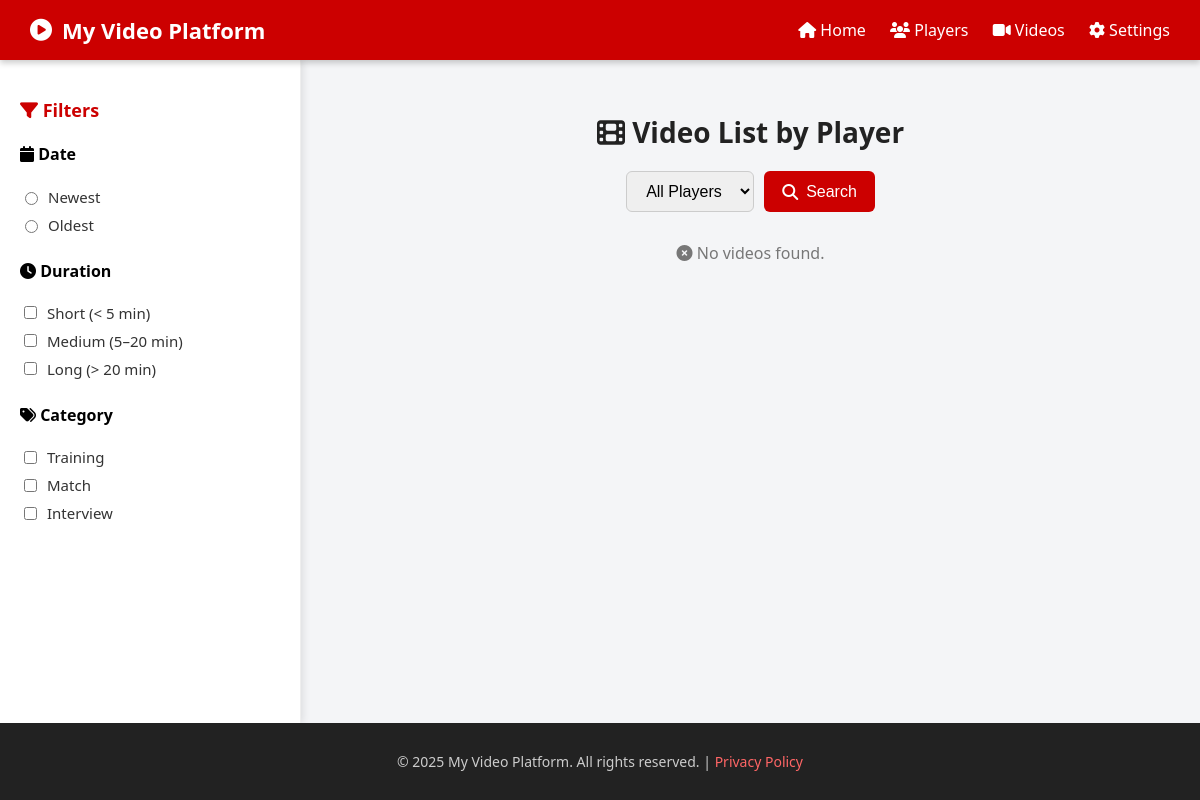
Page /videos/ on the earlier database version.
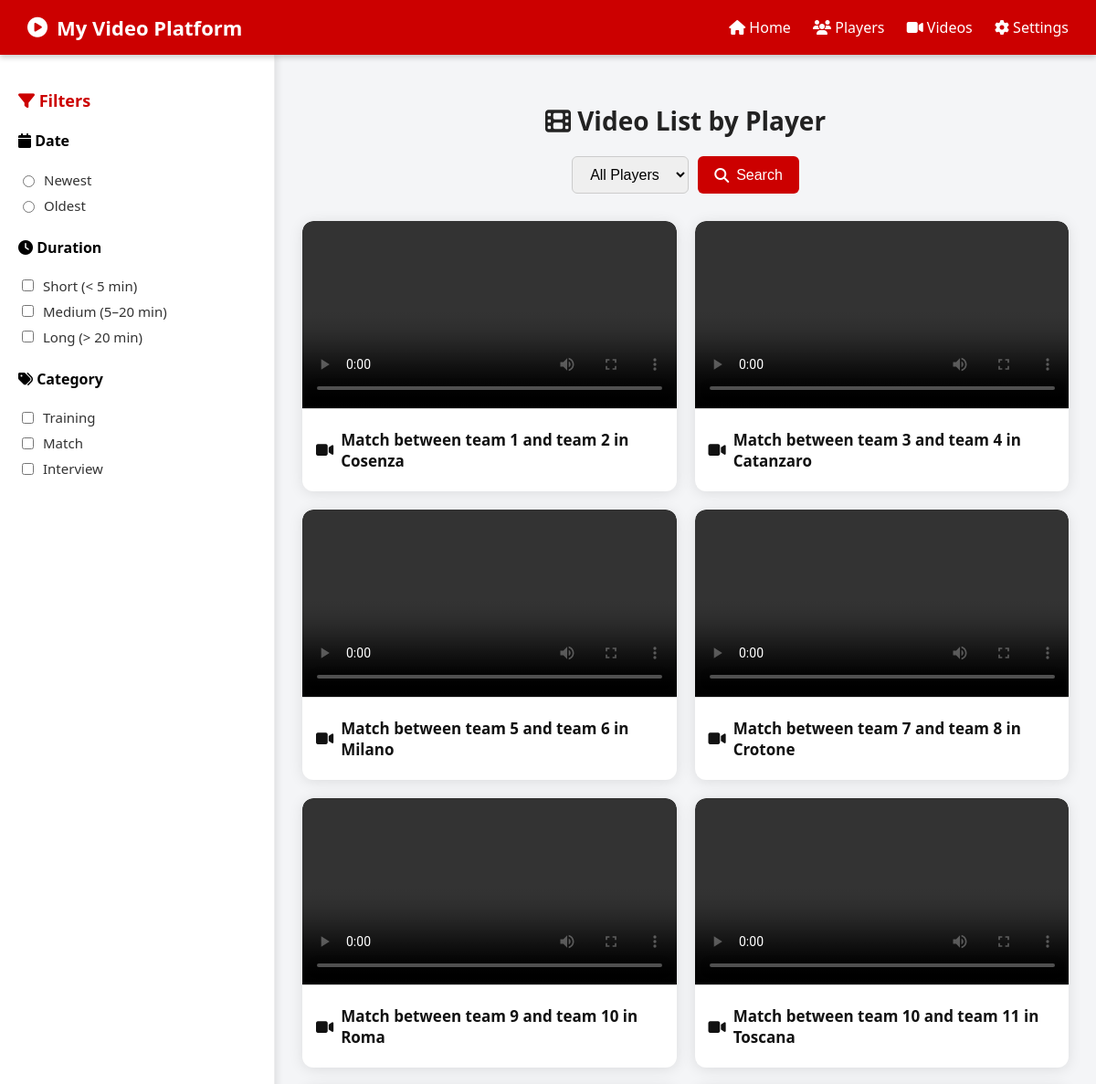
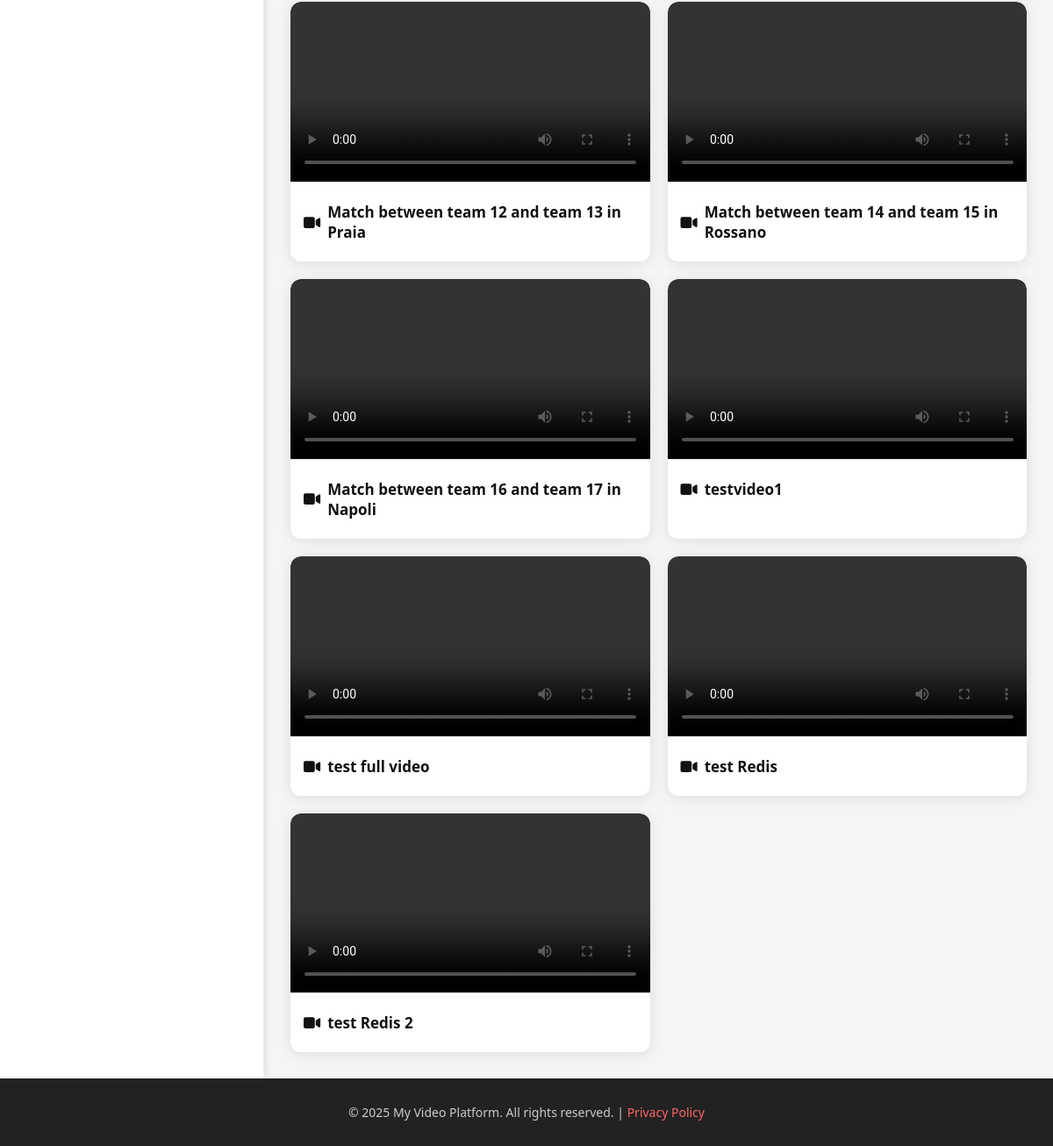
Same page on the later database version (2 pictures, top to bottom).
### videos/models.py (models this page shows, shortened)
class Video(models.Model):
    title = models.CharField(max_length=200)
    file = models.FileField(upload_to='videos/')
    uploaded_at = models.DateTimeField(auto_now_add=True)
    status = models.CharField(
        max_length=20,
        choices=[('processing', 'Processing'), ('ready', 'Ready')],
        default='processing'
    )

### videos/views.py (the view)
# urls.py: path('videos/', views.video_list, name='video_list'),
def video_list(request):
    players = Player.objects.all()
    selected_player = None
    results = []
    if request.GET.get("player"):
        player_id = request.GET.get("player")
        try:
            selected_player = Player.objects.get(id=player_id)
            video_dict = defaultdict(list)
            vps = VideoPlayer.objects.filter(player=selected_player, video__status='ready').order_by("timestamp")
            for vp in vps:
                video_dict[vp.video].append(vp.timestamp)
            for video, timestamps in video_dict.items():
                results.append({"video": video, "timestamps": timestamps})
        except Player.DoesNotExist:
            pass
    else:
        for video in Video.objects.filter(status='ready'):
            results.append({"video": video, "timestamps": []})
    return render(request, "videos/video_list.html", {
        "players": players,
        "results": results,
        "selected_player": selected_player,
    })

### videos/templates/videos/video_list.html (shortened to what this page needs)
<!DOCTYPE html>
<html lang="en">
<head>
  <link rel="stylesheet" href="https://cdnjs.cloudflare.com/ajax/libs/font-awesome/6.4.0/css/all.min.css">
</head>
<body>
  <header>
    <div class="logo"><i class="fa-solid fa-play-circle"></i> My Video Platform</div>
    <nav>
      <a href="#"><i class="fa-solid fa-home"></i> Home</a>
      <a href="#"><i class="fa-solid fa-users"></i> Players</a>
      <a href="#"><i class="fa-solid fa-video"></i> Videos</a>
      <a href="#"><i class="fa-solid fa-gear"></i> Settings</a>
    </nav>
  </header>
  <div class="main">
    <aside class="sidebar">
      <h3><i class="fa-solid fa-filter"></i> Filters</h3>
      <div class="filter-group">
        <h4><i class="fa-solid fa-calendar"></i> Date</h4>
        <label class="filter-option"><input type="radio" name="date" value="newest"> Newest</label>
        <label class="filter-option"><input type="radio" name="date" value="oldest"> Oldest</label>
      </div>
      <div class="filter-group">
        <h4><i class="fa-solid fa-clock"></i> Duration</h4>
        <label class="filter-option"><input type="checkbox" value="short"> Short (&lt; 5 min)</label>
        <label class="filter-option"><input type="checkbox" value="medium"> Medium (5–20 min)</label>
        <label class="filter-option"><input type="checkbox" value="long"> Long (&gt; 20 min)</label>
      </div>
      <div class="filter-group">
        <h4><i class="fa-solid fa-tags"></i> Category</h4>
        <label class="filter-option"><input type="checkbox" value="training"> Training</label>
        <label class="filter-option"><input type="checkbox" value="match"> Match</label>
        <label class="filter-option"><input type="checkbox" value="interview"> Interview</label>
      </div>
    </aside>
    <div class="content">
      <h2><i class="fa-solid fa-film"></i> Video List by Player</h2>
      <form method="get">
        <select name="player">
          <option value="">All Players</option>
        </select>
        <button type="submit"><i class="fa-solid fa-search"></i> Search</button>
      </form>
      {% if results %}
        <div class="video-grid">
          {% for item in results %}
            <div class="video-card">
              <video id="video-{{ item.video.id }}" controls preload="metadata">
                <source src="{% url 'stream_video' item.video.file.name %}" type="video/mp4">
              </video>
              <div class="video-info">
                <p class="video-title"><i class="fa-solid fa-video"></i> {{ item.video.title }}</p>
              </div>
            </div>
          {% endfor %}
        </div>
      {% else %}
        <p style="text-align:center;color:#777"><i class="fa-solid fa-circle-xmark"></i> No videos found.</p>
      {% endif %}
    </div>
  </div>
  <footer>
    <p>&copy; 2025 My Video Platform. All rights reserved. | <a href="#">Privacy Policy</a></p>
  </footer>
</body>
</html>

Differences in the rows shown:
now on this page (row edited): Video: video "Match between team 1 and team 2 in Cosenza"
now on this page (row edited): Video: video "Match between team 3 and team 4 in Catanzaro"
now on this page (row edited): Video: video "Match between team 5 and team 6 in Milano"
now on this page (row edited): Video: video "Match between team 7 and team 8 in Crotone"
now on this page (row edited): Video: video "Match between team 9 and team 10 in Roma"
now on this page (row edited): Video: video "Match between team 10 and team 11 in Toscana"
now on this page (row edited): Video: video "Match between team 12 and team 13 in Praia"
now on this page (row edited): Video: video "Match between team 14 and team 15 in Rossano"
now on this page (row edited): Video: video "Match between team 16 and team 17 in Napoli"
now on this page (row edited): Video: video "testvideo1"
now on this page (row edited): Video: video "test full video"
added Video: video "test Redis"
added Video: video "test Redis 2"
Other differences:
text no longer shown: "No videos found."
